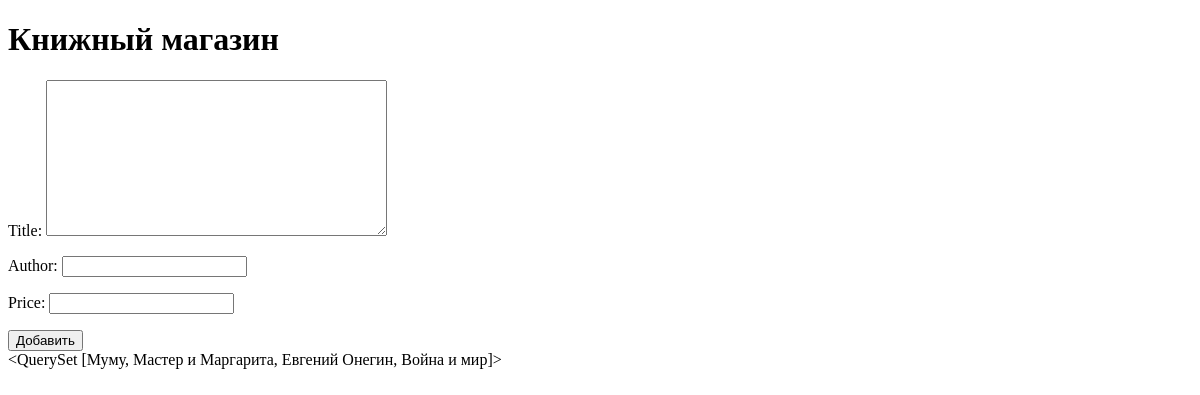
Before: / with the older database file.
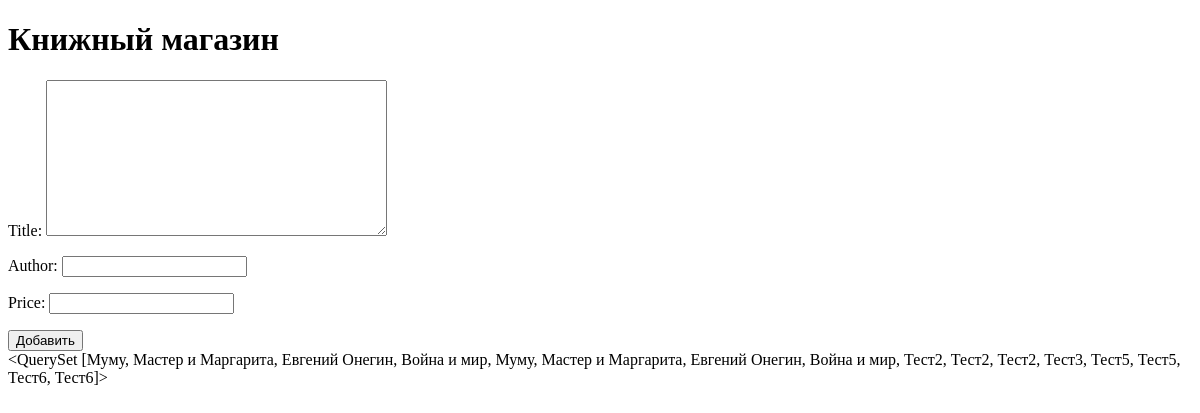
After: the same page with the newer database file.
### bookstore/models.py (models this page shows)
class Book(models.Model):
    title = models.TextField()
    author = models.CharField(max_length=100)
    price = models.IntegerField()
    time_create = models.DateTimeField(auto_now_add=True, null=True, blank=True)
    def __repr__(self) -> str:
        return self.title
    class Meta:
        verbose_name = 'Книга'
        verbose_name_plural = 'Книги'

### bookstore/views.py (the view)
# urls.py: path("", views.add_book_form),
def add_book_form(request):
    if request.method == 'POST':
        form = AddBookForm(request.POST)
        if form.is_valid():
          form.save()
    else:
        form = AddBookForm()
    books = Book.objects.all()
    return render(request, 'index.html', {'books': books, 'form': form})

### bookstore/forms.py
class AddBookForm(forms.ModelForm):
    class Meta:
        model = Book
        fields = '__all__'

### bookstore/templates/index.html (shortened to what this page needs)
<!DOCTYPE html>
<html lang="en">
<head>
</head>
<body>
    <h1>Книжный магазин</h1>
    <form action="" method="post">
        {{ form.as_p }}
        <button type="submit">Добавить</button>
    </form>
    {{books}}
</body>
</html>

Changed rows visible on the page:
changed Book: title.title "<QuerySet [Муму, Мастер и Маргарита, Евгений Онегин, Война и мир]>" → "…Евгений Онегин, Война и мир, Муму, Мастер и Маргарита, Евгений Онегин, Война и мир, Тест2, Тест2, Тест2, Тест3, Тест5, Тест5, Тест6, Тест6]>"
